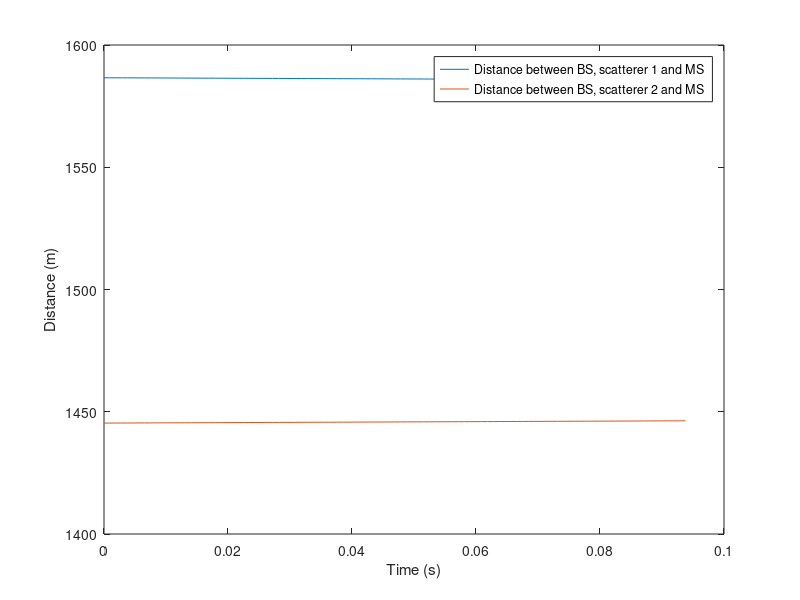
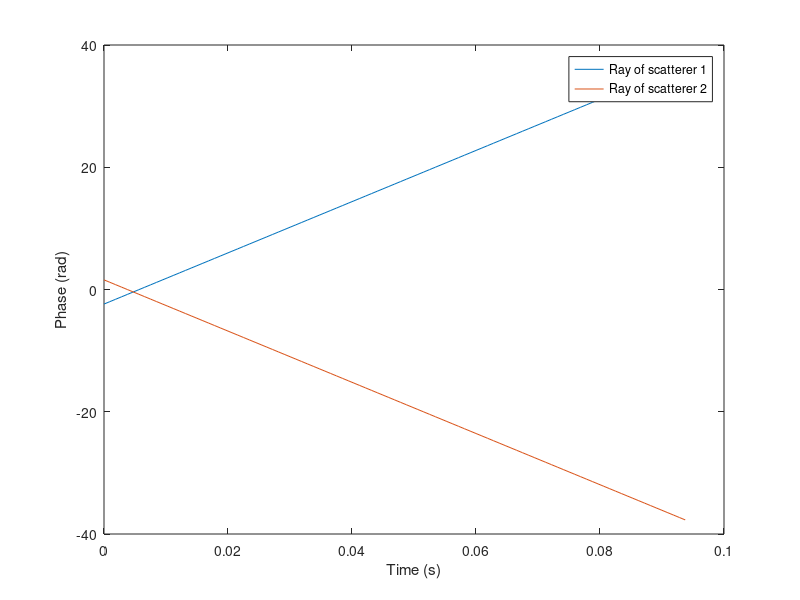
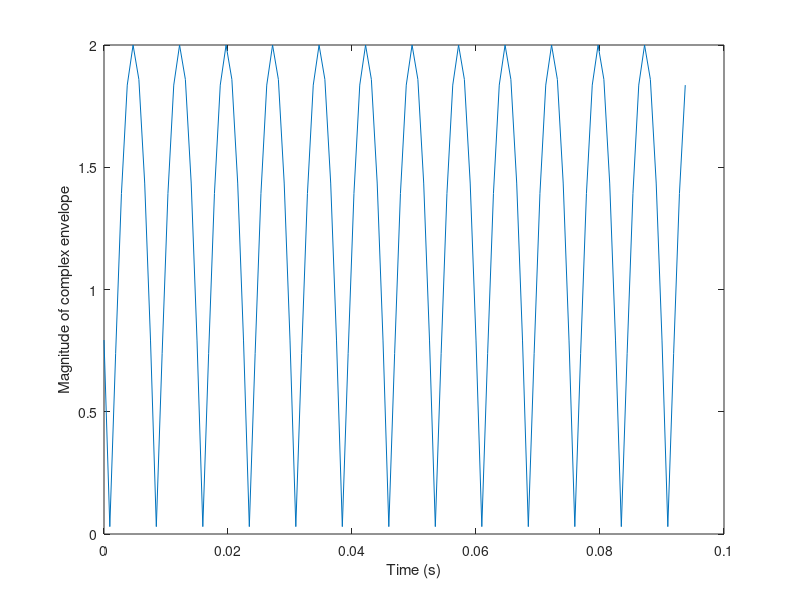
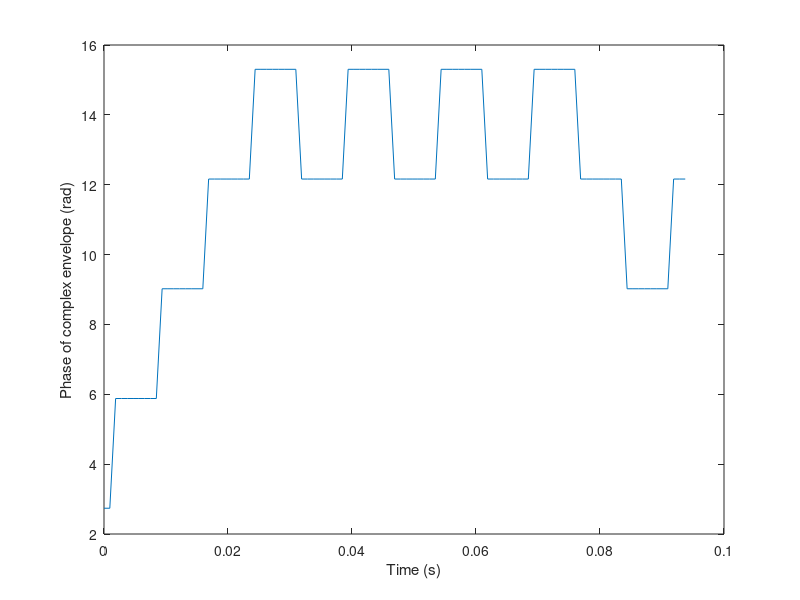

Write MATLAB code to recreate these figures, in order.
%
% project431     (alpha 180)
%
% =======================================================================
clear
close all
clc
% basic inputs ==========================================================

fc=2000;     % MHz  Carrier frequency
F=16;        % sampling rate: fraction of wave length
V=10;        %  m/s MS1 speed 
NFFT=128;    % Number of points in FFT
Nsamples=100 % Number of samples 

% geometry inputs ========================================================

BSx=-1000; % location of transmitter (BS) x-coordinate
BSy=1000;  % location of transmitter (BS) y-coordinate
MS0=0;        % initial location of receiver (MS) x-coordinate
SC1x=100;    % location of scatterer-1 x-coordinate
SC1y=0;      % location of scatterer-1 y-coordinate

alpha2 = 180;       % degree
distSC2=100; % m distance from origin (first route point) to sc2

% inidirect gemeotric parameters ========================================

SC2x=distSC2*cosd(alpha2);  % loc of scatterer-2 x-coord
SC2y=distSC2*sind(alpha2);  % loc of scatterer-2 y-coord


% indirect parameters ===================================================
lambdac=300/fc;    % m wavelength
Dx=lambdac/F;      % m sampling spacing 
ts=Dx/V;          % s time sampling interval
fs=1/ts;           % Hz sampling frequency
kc=2*pi/lambdac;   % propagation constant

timeaxis=ts.*[0:Nsamples];

MSx=MS0+V.*timeaxis;

distBSSC1MS=sqrt((BSx-SC1x).^2+(BSy-SC1y).^2)+sqrt((SC1x-MSx).^2+SC1y.^2)
distBSSC2MS=sqrt((BSx-SC2x).^2+(BSy-SC2y).^2)+sqrt((SC2x-MSx).^2+SC2y.^2)
figure,plot(timeaxis,distBSSC1MS,timeaxis,distBSSC2MS)
xlabel('Time (s)');
ylabel('Distance (m)');
legend('Distance between BS, scatterer 1 and MS', 'Distance between BS, scatterer 2 and MS', 'Location', 'Best');


ray1=exp(-j*kc.*distBSSC1MS);
ray2=exp(-j*kc.*distBSSC2MS);
figure,plot(timeaxis,unwrap(angle(ray1)),timeaxis,unwrap(angle(ray2)))
xlabel('Time (s)');
ylabel('Phase (rad)');
legend('Ray of scatterer 1', 'Ray of scatterer 2', 'Location', 'Best');

r=ray1+ray2;
figure,plot(timeaxis,abs(r))
xlabel('Time (s)')
ylabel('Magnitude of complex envelope')

figure,plot(timeaxis,unwrap(angle(r)))
xlabel('Time (s)')
ylabel('Phase of complex envelope (rad)')

spectrumr=fftshift((abs(fft(r,NFFT))).^2);
freqaxis=[0:NFFT-1]*fs/NFFT-fs/2;
figure,plot(freqaxis,10*log10(spectrumr)-max(10*log10(spectrumr)))
xlabel('Doppler shift (Hz)')
ylabel('Normalized frquency response (dB)')


